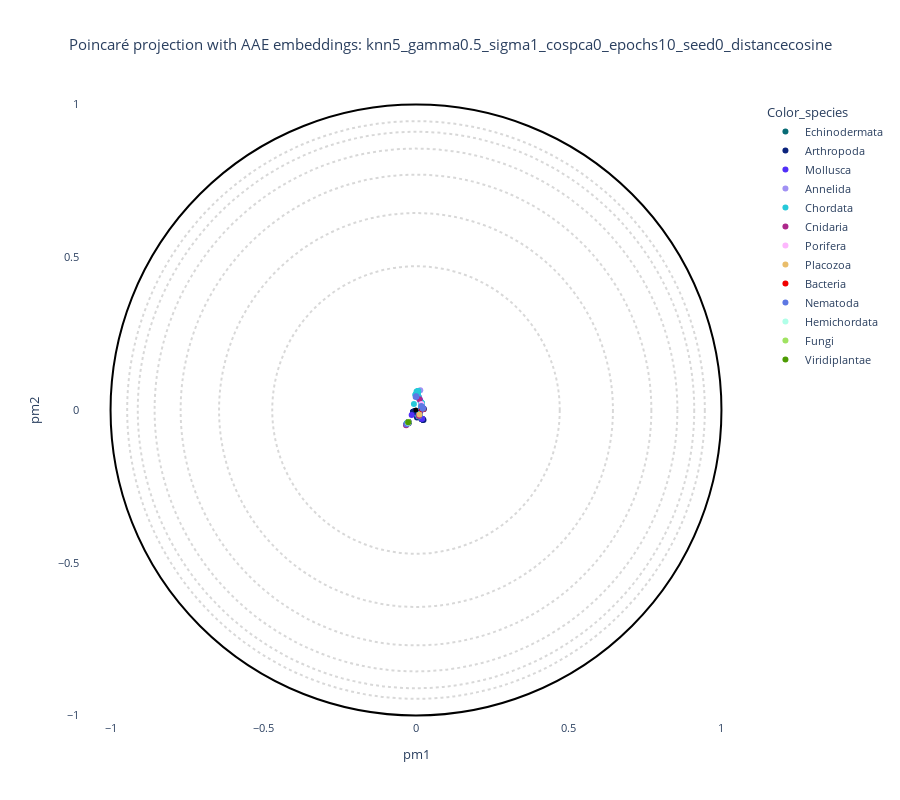

Source (notebook cell):
### Markdown cell above
## Grid search & plot

### Code cell
# %%
print("=== Starting grid search ===")
df_annotation = pd.read_csv(path_annotation_csv)

# List to store the results of projections
results = []

# Define a custom color palette for visualization
globin_palette = {
    'Echinodermata': '#086b75', 'Arthropoda': '#0b237c', 'Mollusca': '#512ff8',
    'Annelida': '#a191f3', 'Chordata': '#26c9d9', 'Cnidaria': '#ad288b',
    'Porifera': '#fdb7fd', 'Placozoa': '#e9bd6b', 'Bacteria': '#f10000',
    'Nematoda': '#5d78e3', 'Hemichordata': '#b0ffe8', 'Fungi': '#a0e361',
    'Viridiplantae': '#4d9b03'
}

# Generate all parameter combinations
keys = list(grid.keys())
values = list(grid.values())
combinations = list(itertools.product(*values))

for combo in combinations:
    params = dict(zip(keys, combo))

    # Create a folder for each combination
    folder_name = "_".join([f"{k}{v}" for k, v in params.items()])
    folder_output = os.path.join(output_base, folder_name)
    os.makedirs(folder_output, exist_ok=True)
    print(f"\n--- Running projection for {folder_name} ---")

    # 1. Run Poincaré map
    cmd = build_command(params, folder_output + "/")
    print("CMD:", cmd)
    os.system(cmd)

    # 2. Load projection
    projection_file = load_projection(folder_output, params)
    if not os.path.exists(projection_file):
        print(f"Projection file not found: {projection_file}")
        continue

    df_emb = read_embeddings(projection_file, path_annotation_csv, withroot=False)

    # 3. Generate and display interactive plot for each parameter combination
    if data_type == "plm":
        title = f"Poincaré projection with embeddings: {folder_name}"
    elif data_type == "plm_aae":
        title = f"Poincaré projection with AAE embeddings: {folder_name}"
    elif data_type == "pssm":
        title = f"Poincaré projection without embeddings: {folder_name}"
    else:
        title = f"Poincaré projection with RFA matrix: {folder_name}"

    # Create and display the interactive plot
    fig = plot_embedding_interactive(
        df_emb,
        labels_name="Color_species",
        color_palette=globin_palette,
        title=title,
        fontsize=11
    )
    fig.show()

    # Save the plot to HTML file
    output_html = os.path.join(folder_output, f"projection_{folder_name}.html")
    fig.write_html(output_html)
    print(f"✔ Saved projection to → {output_html}")

    # 4. Calculate quality metrics
    true_labels = df_emb["Color_species"].values
    coord_low = df_emb[["pm1", "pm2"]].values

    # Load original high-dimensional data
    if data_type in ["plm", "plm_aae"]:
        embedding_files = [f for f in os.listdir(embedding_paths[data_type]) if f.endswith('.pt')]
        features = []
        for file in sorted(embedding_files):
            embedding = torch.load(os.path.join(embedding_paths[data_type], file))['embedding']
            features.append(np.mean(embedding, axis=0))
        features = np.array(features)
    elif data_type == "pssm":
        pssm_files = [f for f in os.listdir("examples/globins/") if f.endswith('.aamtx')]
        features = []
        for file in sorted(pssm_files):
            pssm = np.loadtxt(os.path.join("examples/globins/", file)).reshape(-1)
            features.append(pssm)
        features = np.array(features)

    # Calculate all quality metrics
    try:
        model = PoincareMaps(coord_low)
        model.get_distances()
        D_proj = model.distances

        # Detect clusters
        clusters = detect_cluster(D_proj, n_clusters=len(np.unique(true_labels)))
        ARI, FMS = get_scores(true_labels, clusters)

        # Calculate Q metrics
        Qlocal, Qglobal, Kmax, df_Q = get_quality_metrics(
            coord_high=features,
            coord_low=coord_low,
            distance="poincare",
            setting="manifold",
            k_neighbours=5
        )

        # Store all results
        result = {
            "params": params,
            "ARI": ARI,
            "FMS": FMS,
            "Qlocal": Qlocal,
            "Qglobal": Qglobal,
            "Qnx": df_Q.Qnx.to_numpy() if hasattr(df_Q, 'Qnx') else np.zeros(5),
            "projection_file": projection_file,
        }
    except Exception as e:
        print(f"Error calculating metrics: {e}")
        # Store partial results if metrics calculation fails
        result = {
            "params": params,
            "ARI": ARI if 'ARI' in locals() else None,
            "FMS": FMS if 'FMS' in locals() else None,
            "Qlocal": None,
            "Qglobal": None,
            "Qnx": np.zeros(5),
            "projection_file": projection_file,
        }

    results.append(result)

print("\n=== Grid search complete ===")

### Figure 1 — Plotly figure (JSON) as saved in the notebook; plotly's stock layout.template omitted (floating-point values rounded to 4 significant figures; data arrays with more than 128 entries replaced by an {"elided": "..."} marker saying what was removed)
{"data": [{"customdata": {"elided": "10x17 mixed values"}, "hovertemplate": "<b>%{hovertext}</b><br><br>Color_species=%{customdata[10]}<br>pm1=%{x}<br>pm2=%{y}<br>proteins_id=%{customdata[0]}<br>tree1=%{customdata[1]}<br>tree2=%{customdata[2]}<br>tree3=%{customdata[3]}<br>tree4=%{customdata[4]}<br>full_name=%{customdata[5]}<br>short_name=%{customdata[6]}<br>full_species=%{customdata[7]}<br>short_species=%{customdata[8]}<br>evo_distance=%{customdata[9]}<br>Domain=%{customdata[11]}<br>Kingdom=%{customdata[12]}<br>Phylum=%{customdata[13]}<br>Subphylum=%{customdata[14]}<br>Class=%{customdata[15]}<br>Genus=%{customdata[16]}<extra></extra>", "hovertext": ["Echinodermata", "Echinodermata", "Echinodermata", "Echinodermata", "Echinodermata", "Echinodermata", "Echinodermata", "Echinodermata", "Echinodermata", "Echinodermata"], "legendgroup": "Echinodermata", "marker": {"color": "#086b75", "symbol": "circle"}, "mode": "markers", "name": "Echinodermata", "orientation": "v", "showlegend": true, "type": "scatter", "x": [-0.02884, 0.01043, 0.01768, 0.01167, 0.01629, 0.01751, -0.02706, -0.02762, -0.02735, -0.0267], "xaxis": "x", "y": [-0.04297, -0.01707, 0.01121, -0.01391, 0.01043, 0.02352, -0.04199, -0.04285, -0.04395, -0.04095], "yaxis": "y"}, {"customdata": {"elided": "84x17 mixed values"}, "hovertemplate": "<b>%{hovertext}</b><br><br>Color_species=%{customdata[10]}<br>pm1=%{x}<br>pm2=%{y}<br>proteins_id=%{customdata[0]}<br>tree1=%{customdata[1]}<br>tree2=%{customdata[2]}<br>tree3=%{customdata[3]}<br>tree4=%{customdata[4]}<br>full_name=%{customdata[5]}<br>short_name=%{customdata[6]}<br>full_species=%{customdata[7]}<br>short_species=%{customdata[8]}<br>evo_distance=%{customdata[9]}<br>Domain=%{customdata[11]}<br>Kingdom=%{customdata[12]}<br>Phylum=%{customdata[13]}<br>Subphylum=%{customdata[14]}<br>Class=%{customdata[15]}<br>Genus=%{customdata[16]}<extra></extra>", "hovertext": ["Arthropoda", "Arthropoda", "Arthropoda", "Arthropoda", "Arthropoda", "Arthropoda", "Arthropoda", "Arthropoda", "Arthropoda", "Arthropoda", "Arthropoda", "Arthropoda", "Arthropoda", "Arthropoda", "Arthropoda", "Arthropoda", "Arthropoda", "Arthropoda", "Arthropoda", "Arthropoda", "Arthropoda", "Arthropoda", "Arthropoda", "Arthropoda", "Arthropoda", "Arthropoda", "Arthropoda", "Arthropoda", "Arthropoda", "Arthropoda", "Arthropoda", "Arthropoda", "Arthropoda", "Arthropoda", "Arthropoda", "Arthropoda", "Arthropoda", "Arthropoda", "Arthropoda", "Arthropoda", "Arthropoda", "Arthropoda", "Arthropoda", "Arthropoda", "Arthropoda", "Arthropoda", "Arthropoda", "Arthropoda", "Arthropoda", "Arthropoda", "Arthropoda", "Arthropoda", "Arthropoda", "Arthropoda", "Arthropoda", "Arthropoda", "Arthropoda", "Arthropoda", "Arthropoda", "Arthropoda", "Arthropoda", "Arthropoda", "Arthropoda", "Arthropoda", "Arthropoda", "Arthropoda", "Arthropoda", "Arthropoda", "Arthropoda", "Arthropoda", "Arthropoda", "Arthropoda", "Arthropoda", "Arthropoda", "Arthropoda", "Arthropoda", "Arthropoda", "Arthropoda", "Arthropoda", "Arthropoda", "Arthropoda", "Arthropoda", "Arthropoda", "Arthropoda"], "legendgroup": "Arthropoda", "marker": {"color": "#0b237c", "symbol": "circle"}, "mode": "markers", "name": "Arthropoda", "orientation": "v", "showlegend": true, "type": "scatter", "x": [-0.02553, -0.02368, -0.0262, -0.02618, -0.02493, -0.02597, -0.02482, -0.007649, -0.02416, -0.02638, -0.02618, 0.01083, -0.02941, 0.008879, 0.01007, 0.01048, 0.009881, 0.0093, 0.0105, 0.01761, 0.009349, 0.01109, 0.009969, 0.01159, -0.02882, -0.03003, 0.02589, 0.02135, 0.01982, 0.02151, 0.02205, 0.02455, 0.0204, 0.02085, 0.02221, 0.02118, 0.02085, 0.01743, -0.02561, -0.027, -0.02851, 0.017, 0.01688, 0.0169, -0.006852, -0.006886, -0.007757, -0.007538, 0.004101, -0.004826, -0.006468, -0.007121, 0.0109, 0.01706, 0.003152, 0.01642, 5.648e-05, -0.03119, -0.00841, -0.009301, -0.00941, -0.008526, 0.02197, 0.02106, 0.00436, -0.008172, -0.006429, -0.007942, -0.02641, -0.02685, -0.02719, -0.02615, -0.02682, -0.03103, -0.02734, -0.02533, -0.02565, -0.03031, 0.01026, -0.02595, -0.03153, -0.0261, 0.02227, -0.02805], "xaxis": "x", "y": [-0.04087, -0.04283, -0.04169, -0.04197, -0.04002, -0.03986, -0.04019, -0.006141, -0.03921, -0.04185, -0.04195, -0.01718, -0.04455, -0.01733, -0.01649, -0.01689, -0.01607, -0.0156, -0.01641, 0.01237, -0.01794, -0.01722, -0.01608, -0.01654, -0.04328, -0.04547, 0.003387, -0.03094, -0.03009, -0.03079, -0.03098, -0.03241, -0.02967, -0.03006, -0.03108, -0.03044, -0.03035, -0.02929, -0.04135, -0.0422, -0.04476, 0.01105, 0.01052, 0.01973, -0.005678, -0.005808, -0.005758, -0.005807, 0.04819, -0.00452, -0.0056, -0.005975, -0.01618, 0.01163, -0.02425, 0.01109, -0.009125, -0.04677, -0.00541, -0.005997, -0.006018, -0.00622, 0.004735, 0.005485, 0.04522, -0.006188, -0.005355, -0.006008, -0.04193, -0.04168, -0.04149, -0.04087, -0.04233, -0.04664, -0.04216, -0.03917, -0.0405, -0.04571, -0.01782, -0.04062, -0.04741, -0.04107, 0.004346, -0.0435], "yaxis": "y"}, {"customdata": {"elided": "36x17 mixed values"}, "hovertemplate": "<b>%{hovertext}</b><br><br>Color_species=%{customdata[10]}<br>pm1=%{x}<br>pm2=%{y}<br>proteins_id=%{customdata[0]}<br>tree1=%{customdata[1]}<br>tree2=%{customdata[2]}<br>tree3=%{customdata[3]}<br>tree4=%{customdata[4]}<br>full_name=%{customdata[5]}<br>short_name=%{customdata[6]}<br>full_species=%{customdata[7]}<br>short_species=%{customdata[8]}<br>evo_distance=%{customdata[9]}<br>Domain=%{customdata[11]}<br>Kingdom=%{customdata[12]}<br>Phylum=%{customdata[13]}<br>Subphylum=%{customdata[14]}<br>Class=%{customdata[15]}<br>Genus=%{customdata[16]}<extra></extra>", "hovertext": ["Mollusca", "Mollusca", "Mollusca", "Mollusca", "Mollusca", "Mollusca", "Mollusca", "Mollusca", "Mollusca", "Mollusca", "Mollusca", "Mollusca", "Mollusca", "Mollusca", "Mollusca", "Mollusca", "Mollusca", "Mollusca", "Mollusca", "Mollusca", "Mollusca", "Mollusca", "Mollusca", "Mollusca", "Mollusca", "Mollusca", "Mollusca", "Mollusca", "Mollusca", "Mollusca", "Mollusca", "Mollusca", "Mollusca", "Mollusca", "Mollusca", "Mollusca"], "legendgroup": "Mollusca", "marker": {"color": "#512ff8", "symbol": "circle"}, "mode": "markers", "name": "Mollusca", "orientation": "v", "showlegend": true, "type": "scatter", "x": [-0.02746, -0.02544, 0.01782, 0.02179, 0.02314, 0.02172, 0.02184, 0.01057, 0.01206, 0.009592, 0.01055, 0.01127, -0.02773, 0.01138, 0.01286, 0.01696, 0.01688, 0.01765, 0.01896, 0.009853, 0.01069, 0.008347, 0.01707, 0.01751, 0.01418, -0.02761, -0.02826, -0.02597, 0.02222, 0.01919, 0.01994, -0.02705, -0.0267, -0.02473, -0.02623, -0.01417], "xaxis": "x", "y": [-0.04219, -0.04044, 0.02021, 0.006023, 0.004794, 0.004319, 0.004311, -0.01476, -0.01865, -0.01188, -0.01461, -0.01526, -0.04273, -0.01298, -0.007184, 0.01395, 0.01159, 0.0118, 0.01473, 0.04095, 0.03845, 0.04168, 0.01183, 0.01174, 0.02991, -0.04313, -0.04373, -0.0409, 0.004627, -0.02831, -0.02899, -0.04226, -0.04149, -0.03937, -0.04116, -0.01656], "yaxis": "y"}, {"customdata": {"elided": "9x17 mixed values"}, "hovertemplate": "<b>%{hovertext}</b><br><br>Color_species=%{customdata[10]}<br>pm1=%{x}<br>pm2=%{y}<br>proteins_id=%{customdata[0]}<br>tree1=%{customdata[1]}<br>tree2=%{customdata[2]}<br>tree3=%{customdata[3]}<br>tree4=%{customdata[4]}<br>full_name=%{customdata[5]}<br>short_name=%{customdata[6]}<br>full_species=%{customdata[7]}<br>short_species=%{customdata[8]}<br>evo_distance=%{customdata[9]}<br>Domain=%{customdata[11]}<br>Kingdom=%{customdata[12]}<br>Phylum=%{customdata[13]}<br>Subphylum=%{customdata[14]}<br>Class=%{customdata[15]}<br>Genus=%{customdata[16]}<extra></extra>", "hovertext": ["Annelida", "Annelida", "Annelida", "Annelida", "Annelida", "Annelida", "Annelida", "Annelida", "Annelida"], "legendgroup": "Annelida", "marker": {"color": "#a191f3", "symbol": "circle"}, "mode": "markers", "name": "Annelida", "orientation": "v", "showlegend": true, "type": "scatter", "x": [0.009834, 0.008081, 0.01025, 0.01394, 0.009498, 0.02287, 0.01749, -0.02685, -0.02748], "xaxis": "x", "y": [0.04029, 0.04367, 0.03771, 0.06469, -0.01784, 0.004138, 0.01003, -0.04336, -0.04317], "yaxis": "y"}, {"customdata": {"elided": "88x17 mixed values"}, "hovertemplate": "<b>%{hovertext}</b><br><br>Color_species=%{customdata[10]}<br>pm1=%{x}<br>pm2=%{y}<br>proteins_id=%{customdata[0]}<br>tree1=%{customdata[1]}<br>tree2=%{customdata[2]}<br>tree3=%{customdata[3]}<br>tree4=%{customdata[4]}<br>full_name=%{customdata[5]}<br>short_name=%{customdata[6]}<br>full_species=%{customdata[7]}<br>short_species=%{customdata[8]}<br>evo_distance=%{customdata[9]}<br>Domain=%{customdata[11]}<br>Kingdom=%{customdata[12]}<br>Phylum=%{customdata[13]}<br>Subphylum=%{customdata[14]}<br>Class=%{customdata[15]}<br>Genus=%{customdata[16]}<extra></extra>", "hovertext": ["Chordata", "Chordata", "Chordata", "Chordata", "Chordata", "Chordata", "Chordata", "Chordata", "Chordata", "Chordata", "Chordata", "Chordata", "Chordata", "Chordata", "Chordata", "Chordata", "Chordata", "Chordata", "Chordata", "Chordata", "Chordata", "Chordata", "Chordata", "Chordata", "Chordata", "Chordata", "Chordata", "Chordata", "Chordata", "Chordata", "Chordata", "Chordata", "Chordata", "Chordata", "Chordata", "Chordata", "Chordata", "Chordata", "Chordata", "Chordata", "Chordata", "Chordata", "Chordata", "Chordata", "Chordata", "Chordata", "Chordata", "Chordata", "Chordata", "Chordata", "Chordata", "Chordata", "Chordata", "Chordata", "Chordata", "Chordata", "Chordata", "Chordata", "Chordata", "Chordata", "Chordata", "Chordata", "Chordata", "Chordata", "Chordata", "Chordata", "Chordata", "Chordata", "Chordata", "Chordata", "Chordata", "Chordata", "Chordata", "Chordata", "Chordata", "Chordata", "Chordata", "Chordata", "Chordata", "Chordata", "Chordata", "Chordata", "Chordata", "Chordata", "Chordata", "Chordata", "Chordata", "Chordata"], "legendgroup": "Chordata", "marker": {"color": "#26c9d9", "symbol": "circle"}, "mode": "markers", "name": "Chordata", "orientation": "v", "showlegend": true, "type": "scatter", "x": [0.009968, 0.005605, 0.01798, 0.002934, 0.004147, 0.003813, 0.004404, -0.02882, 0.004753, 0.004061, 0.004583, 0.00401, 0.004084, 0.004549, 0.005429, 0.003756, 0.004198, 0.003984, 0.004131, 0.00419, 0.003864, 0.002874, 0.003978, 0.004221, 0.004104, 0.00367, 0.004905, 0.003946, 0.003846, 0.004211, 0.003541, 0.004088, 0.009347, 0.0001096, -0.001718, -0.03026, -0.0003977, -0.03042, -0.0003213, -1.535e-05, 0.001035, 0.001341, 5.171e-05, -0.0001911, -7.824e-05, -0.001783, 0.00278, -0.02622, 0.01651, 0.001824, 0.006032, 0.007074, 0.006937, 0.006772, 0.006938, 0.004234, 0.004554, 0.005135, 0.004685, 0.01024, 0.01053, 0.01038, 0.009202, 0.008177, 0.009514, 0.008384, 0.01163, 0.01625, 0.004642, 0.008811, -0.006845, 0.01831, 0.01867, 0.01823, 0.01835, 0.01905, 0.01753, 0.01785, 0.0175, 0.01781, 0.01918, 0.01777, 0.01752, 0.00975, -0.02893, -0.02849, -0.03216, -0.02647], "xaxis": "x", "y": [0.03858, 0.0466, 0.02067, 0.04924, 0.05023, 0.04719, 0.04767, -0.04352, 0.04729, 0.0467, 0.04671, 0.05025, 0.04691, 0.05023, 0.04917, 0.04862, 0.0469, 0.04725, 0.04958, 0.04733, 0.04637, 0.04654, 0.0479, 0.04647, 0.04734, 0.04616, 0.04909, 0.04527, 0.04903, 0.0468, 0.04709, 0.04743, -0.01927, 0.04632, 0.05008, -0.04321, 0.04777, -0.04574, 0.0464, 0.04596, 0.04701, 0.04471, 0.04794, 0.04563, 0.04802, 0.05046, 0.04846, -0.04105, 0.01115, 0.06035, 0.0623, 0.06064, 0.06215, 0.06122, 0.05994, 0.04634, 0.04909, 0.04759, 0.048, -0.01401, -0.01413, -0.01457, -0.02012, -0.02039, -0.02062, -0.01953, -0.01815, 0.02433, 0.04455, 0.04039, 0.01958, 0.02057, 0.02365, 0.02051, 0.02112, 0.02187, 0.0209, 0.02063, 0.02321, 0.02081, 0.02207, 0.02044, 0.02065, -0.01385, -0.04386, -0.04322, -0.04793, -0.0402], "yaxis": "y"}, {"customdata": [[18, -1, -1, 8, 4, "Predicted protein", "Predicted", "Nematostella vectensis", "Nematostella", 2.434, "Cnidaria", "Eukaryota", "Metazoa", "Cnidaria", "Other", "Other", "Other"], [82, -1, 15, 7, 4, "Predicted protein", "Predicted", "Nematostella vectensis", "Nematostella", 3.063, "Cnidaria", "Eukaryota", "Metazoa", "Cnidaria", "Other", "Other", "Other"], [83, 20, 15, 7, 4, "Predicted protein", "Predicted", "Nematostella vectensis", "Nematostella", 2.696, "Cnidaria", "Eukaryota", "Metazoa", "Cnidaria", "Other", "Other", "Other"], [84, -1, 15, 7, 4, "Predicted protein", "Predicted", "Nematostella vectensis", "Nematostella", 2.747, "Cnidaria", "Eukaryota", "Metazoa", "Cnidaria", "Other", "Other", "Other"], [85, 20, 15, 7, 4, "Predicted protein", "Predicted", "Nematostella vectensis", "Nematostella", 2.467, "Cnidaria", "Eukaryota", "Metazoa", "Cnidaria", "Other", "Other", "Other"], [208, -1, -1, -1, 3, "Predicted protein", "Predicted", "Nematostella vectensis", "Nematostella", 3.137, "Cnidaria", "Eukaryota", "Metazoa", "Cnidaria", "Other", "Other", "Other"]], "hovertemplate": "<b>%{hovertext}</b><br><br>Color_species=%{customdata[10]}<br>pm1=%{x}<br>pm2=%{y}<br>proteins_id=%{customdata[0]}<br>tree1=%{customdata[1]}<br>tree2=%{customdata[2]}<br>tree3=%{customdata[3]}<br>tree4=%{customdata[4]}<br>full_name=%{customdata[5]}<br>short_name=%{customdata[6]}<br>full_species=%{customdata[7]}<br>short_species=%{customdata[8]}<br>evo_distance=%{customdata[9]}<br>Domain=%{customdata[11]}<br>Kingdom=%{customdata[12]}<br>Phylum=%{customdata[13]}<br>Subphylum=%{customdata[14]}<br>Class=%{customdata[15]}<br>Genus=%{customdata[16]}<extra></extra>", "hovertext": ["Cnidaria", "Cnidaria", "Cnidaria", "Cnidaria", "Cnidaria", "Cnidaria"], "legendgroup": "Cnidaria", "marker": {"color": "#ad288b", "symbol": "circle"}, "mode": "markers", "name": "Cnidaria", "orientation": "v", "showlegend": true, "type": "scatter", "x": [0.01162, 0.01036, -0.03236, 0.009482, 0.009848, -0.02693], "xaxis": "x", "y": [0.03554, -0.01725, -0.04957, -0.01966, -0.01688, -0.04112], "yaxis": "y"}, {"customdata": [[37, -1, -1, 9, 3, "Uncharacterized protein", "Uncharacterized", "Amphimedon queenslandica", "Amphimedon", 2.522, "Porifera", "Eukaryota", "Metazoa", "Porifera", "Other", "Other", "Other"]], "hovertemplate": "<b>%{hovertext}</b><br><br>Color_species=%{customdata[10]}<br>pm1=%{x}<br>pm2=%{y}<br>proteins_id=%{customdata[0]}<br>tree1=%{customdata[1]}<br>tree2=%{customdata[2]}<br>tree3=%{customdata[3]}<br>tree4=%{customdata[4]}<br>full_name=%{customdata[5]}<br>short_name=%{customdata[6]}<br>full_species=%{customdata[7]}<br>short_species=%{customdata[8]}<br>evo_distance=%{customdata[9]}<br>Domain=%{customdata[11]}<br>Kingdom=%{customdata[12]}<br>Phylum=%{customdata[13]}<br>Subphylum=%{customdata[14]}<br>Class=%{customdata[15]}<br>Genus=%{customdata[16]}<extra></extra>", "hovertext": ["Porifera"], "legendgroup": "Porifera", "marker": {"color": "#fdb7fd", "symbol": "circle"}, "mode": "markers", "name": "Porifera", "orientation": "v", "showlegend": true, "type": "scatter", "x": [0.01788], "xaxis": "x", "y": [0.01984], "yaxis": "y"}, {"customdata": [[78, -1, -1, 20, 7, "Putative uncharacterized protein", "Putative", "Trichoplax adhaerens", "Trichoplax", 2.316, "Placozoa", "Eukaryota", "Metazoa", "Other", "Other", "Other", "Other"]], "hovertemplate": "<b>%{hovertext}</b><br><br>Color_species=%{customdata[10]}<br>pm1=%{x}<br>pm2=%{y}<br>proteins_id=%{customdata[0]}<br>tree1=%{customdata[1]}<br>tree2=%{customdata[2]}<br>tree3=%{customdata[3]}<br>tree4=%{customdata[4]}<br>full_name=%{customdata[5]}<br>short_name=%{customdata[6]}<br>full_species=%{customdata[7]}<br>short_species=%{customdata[8]}<br>evo_distance=%{customdata[9]}<br>Domain=%{customdata[11]}<br>Kingdom=%{customdata[12]}<br>Phylum=%{customdata[13]}<br>Subphylum=%{customdata[14]}<br>Class=%{customdata[15]}<br>Genus=%{customdata[16]}<extra></extra>", "hovertext": ["Placozoa"], "legendgroup": "Placozoa", "marker": {"color": "#e9bd6b", "symbol": "circle"}, "mode": "markers", "name": "Placozoa", "orientation": "v", "showlegend": true, "type": "scatter", "x": [0.01154], "xaxis": "x", "y": [-0.01479], "yaxis": "y"}, {"customdata": [[79, -1, -1, 6, 3, "Globin", "Globin", "Gemmatirosa kalamazoonesis", "Gemmatirosa", 2.905, "Bacteria", "Bacteria", "Bacteria", "Other", "Other", "Other", "Other"], [80, -1, 9, 6, 3, "Globin", "Globin", "Gemmatirosa kalamazoonesis", "Gemmatirosa", 3.007, "Bacteria", "Bacteria", "Bacteria", "Other", "Other", "Other", "Other"], [81, -1, 9, 6, 3, "Hemin receptor", "Hemin", "Halothiobacillus sp.", "Halothiobacillus", 2.535, "Bacteria", "Bacteria", "Bacteria", "Proteobacteria", "Other", "Gammaproteobacteria", "Other"]], "hovertemplate": "<b>%{hovertext}</b><br><br>Color_species=%{customdata[10]}<br>pm1=%{x}<br>pm2=%{y}<br>proteins_id=%{customdata[0]}<br>tree1=%{customdata[1]}<br>tree2=%{customdata[2]}<br>tree3=%{customdata[3]}<br>tree4=%{customdata[4]}<br>full_name=%{customdata[5]}<br>short_name=%{customdata[6]}<br>full_species=%{customdata[7]}<br>short_species=%{customdata[8]}<br>evo_distance=%{customdata[9]}<br>Domain=%{customdata[11]}<br>Kingdom=%{customdata[12]}<br>Phylum=%{customdata[13]}<br>Subphylum=%{customdata[14]}<br>Class=%{customdata[15]}<br>Genus=%{customdata[16]}<extra></extra>", "hovertext": ["Bacteria", "Bacteria", "Bacteria"], "legendgroup": "Bacteria", "marker": {"color": "#f10000", "symbol": "circle"}, "mode": "markers", "name": "Bacteria", "orientation": "v", "showlegend": true, "type": "scatter", "x": [0.02211, 0.01993, 0.02356], "xaxis": "x", "y": [0.00431, 0.00212, 0.002556], "yaxis": "y"}, {"customdata": {"elided": "10x17 mixed values"}, "hovertemplate": "<b>%{hovertext}</b><br><br>Color_species=%{customdata[10]}<br>pm1=%{x}<br>pm2=%{y}<br>proteins_id=%{customdata[0]}<br>tree1=%{customdata[1]}<br>tree2=%{customdata[2]}<br>tree3=%{customdata[3]}<br>tree4=%{customdata[4]}<br>full_name=%{customdata[5]}<br>short_name=%{customdata[6]}<br>full_species=%{customdata[7]}<br>short_species=%{customdata[8]}<br>evo_distance=%{customdata[9]}<br>Domain=%{customdata[11]}<br>Kingdom=%{customdata[12]}<br>Phylum=%{customdata[13]}<br>Subphylum=%{customdata[14]}<br>Class=%{customdata[15]}<br>Genus=%{customdata[16]}<extra></extra>", "hovertext": ["Nematoda", "Nematoda", "Nematoda", "Nematoda", "Nematoda", "Nematoda", "Nematoda", "Nematoda", "Nematoda", "Nematoda"], "legendgroup": "Nematoda", "marker": {"color": "#5d78e3", "symbol": "circle"}, "mode": "markers", "name": "Nematoda", "orientation": "v", "showlegend": true, "type": "scatter", "x": [-4.749e-05, -0.001105, 0.001508, -0.02804, 0.02196, 0.02319, -0.02713, 0.02034, 0.01721, -0.03107], "xaxis": "x", "y": [0.04511, 0.04238, 0.04391, -0.04321, 0.003971, 0.004871, -0.04233, 0.01032, 0.01333, -0.04675], "yaxis": "y"}, {"customdata": [[203, -1, -1, 14, 6, "Neuroglobin like protein", "Neuroglobin", "Saccoglossus kowalevskii", "Saccoglossus", 2.36, "Hemichordata", "Eukaryota", "Metazoa", "Hemichordata", "Other", "Other", "Other"]], "hovertemplate": "<b>%{hovertext}</b><br><br>Color_species=%{customdata[10]}<br>pm1=%{x}<br>pm2=%{y}<br>proteins_id=%{customdata[0]}<br>tree1=%{customdata[1]}<br>tree2=%{customdata[2]}<br>tree3=%{customdata[3]}<br>tree4=%{customdata[4]}<br>full_name=%{customdata[5]}<br>short_name=%{customdata[6]}<br>full_species=%{customdata[7]}<br>short_species=%{customdata[8]}<br>evo_distance=%{customdata[9]}<br>Domain=%{customdata[11]}<br>Kingdom=%{customdata[12]}<br>Phylum=%{customdata[13]}<br>Subphylum=%{customdata[14]}<br>Class=%{customdata[15]}<br>Genus=%{customdata[16]}<extra></extra>", "hovertext": ["Hemichordata"], "legendgroup": "Hemichordata", "marker": {"color": "#b0ffe8", "symbol": "circle"}, "mode": "markers", "name": "Hemichordata", "orientation": "v", "showlegend": true, "type": "scatter", "x": [-0.02574], "xaxis": "x", "y": [-0.04156], "yaxis": "y"}, {"customdata": [[210, 15, 8, 6, 3, "ARAD1D45562p", "ARAD1D45562p", "Blastobotrys adeninivorans", "Blastobotrys", 3.652, "Fungi", "Eukaryota", "Fungi", "Ascomycota", "Other", "Other", "Other"], [234, 15, 8, 6, 3, "CYFA0S05e02454g1_1", "CYFA0S05e02454g1_1", "Cyberlindnera fabianii", "Cyberlindnera", 4.119, "Fungi", "Eukaryota", "Fungi", "Ascomycota", "Other", "Other", "Other"]], "hovertemplate": "<b>%{hovertext}</b><br><br>Color_species=%{customdata[10]}<br>pm1=%{x}<br>pm2=%{y}<br>proteins_id=%{customdata[0]}<br>tree1=%{customdata[1]}<br>tree2=%{customdata[2]}<br>tree3=%{customdata[3]}<br>tree4=%{customdata[4]}<br>full_name=%{customdata[5]}<br>short_name=%{customdata[6]}<br>full_species=%{customdata[7]}<br>short_species=%{customdata[8]}<br>evo_distance=%{customdata[9]}<br>Domain=%{customdata[11]}<br>Kingdom=%{customdata[12]}<br>Phylum=%{customdata[13]}<br>Subphylum=%{customdata[14]}<br>Class=%{customdata[15]}<br>Genus=%{customdata[16]}<extra></extra>", "hovertext": ["Fungi", "Fungi"], "legendgroup": "Fungi", "marker": {"color": "#a0e361", "symbol": "circle"}, "mode": "markers", "name": "Fungi", "orientation": "v", "showlegend": true, "type": "scatter", "x": [-0.02454, -0.02495], "xaxis": "x", "y": [-0.0396, -0.04028], "yaxis": "y"}, {"customdata": [[227, -1, -1, 9, 3, "Uncharacterized protein", "Uncharacterized", "Micromonas commoda", "Micromonas", 2.71, "Viridiplantae", "Eukaryota", "Plantae", "Chlorophyta", "Other", "Other", "Other"]], "hovertemplate": "<b>%{hovertext}</b><br><br>Color_species=%{customdata[10]}<br>pm1=%{x}<br>pm2=%{y}<br>proteins_id=%{customdata[0]}<br>tree1=%{customdata[1]}<br>tree2=%{customdata[2]}<br>tree3=%{customdata[3]}<br>tree4=%{customdata[4]}<br>full_name=%{customdata[5]}<br>short_name=%{customdata[6]}<br>full_species=%{customdata[7]}<br>short_species=%{customdata[8]}<br>evo_distance=%{customdata[9]}<br>Domain=%{customdata[11]}<br>Kingdom=%{customdata[12]}<br>Phylum=%{customdata[13]}<br>Subphylum=%{customdata[14]}<br>Class=%{customdata[15]}<br>Genus=%{customdata[16]}<extra></extra>", "hovertext": ["Viridiplantae"], "legendgroup": "Viridiplantae", "marker": {"color": "#4d9b03", "symbol": "circle"}, "mode": "markers", "name": "Viridiplantae", "orientation": "v", "showlegend": true, "type": "scatter", "x": [-0.02548], "xaxis": "x", "y": [-0.04049], "yaxis": "y"}], "layout": {"font": {"size": 11}, "height": 800, "legend": {"title": {"text": "Color_species"}, "tracegroupgap": 0}, "plot_bgcolor": "rgba(0, 0, 0, 0)", "shapes": [{"line": {"color": "black", "dash": "dot"}, "opacity": 0.15, "type": "circle", "x0": -0.4706, "x1": 0.4706, "y0": -0.4706, "y1": 0.4706}, {"line": {"color": "black", "dash": "dot"}, "opacity": 0.15, "type": "circle", "x0": -0.6447, "x1": 0.6447, "y0": -0.6447, "y1": 0.6447}, {"line": {"color": "black", "dash": "dot"}, "opacity": 0.15, "type": "circle", "x0": -0.7705, "x1": 0.7705, "y0": -0.7705, "y1": 0.7705}, {"line": {"color": "black", "dash": "dot"}, "opacity": 0.15, "type": "circle", "x0": -0.8557, "x1": 0.8557, "y0": -0.8557, "y1": 0.8557}, {"line": {"color": "black", "dash": "dot"}, "opacity": 0.15, "type": "circle", "x0": -0.9108, "x1": 0.9108, "y0": -0.9108, "y1": 0.9108}, {"line": {"color": "black", "dash": "dot"}, "opacity": 0.15, "type": "circle", "x0": -0.9455, "x1": 0.9455, "y0": -0.9455, "y1": 0.9455}, {"line": {"color": "Black"}, "type": "circle", "x0": -1, "x1": 1, "xref": "x", "y0": -1, "y1": 1, "yref": "y"}, {"fillcolor": "Black", "line": {"color": "Black"}, "type": "circle", "x0": -0.005, "x1": 0.005, "xref": "x", "y0": -0.005, "y1": 0.005, "yref": "y"}], "title": {"text": "Poincaré projection with AAE embeddings: knn5_gamma0.5_sigma1_cospca0_epochs10_seed0_distancecosine", "x": 0.5}, "xaxis": {"anchor": "y", "constrain": "domain", "domain": [0, 1], "range": [-1.1, 1.1], "title": {"text": "pm1"}}, "yaxis": {"anchor": "x", "domain": [0, 1], "scaleanchor": "x", "scaleratio": 1, "title": {"text": "pm2"}}, "yaxis2": {"layer": "below traces", "matches": "y", "overlaying": "y"}}}
